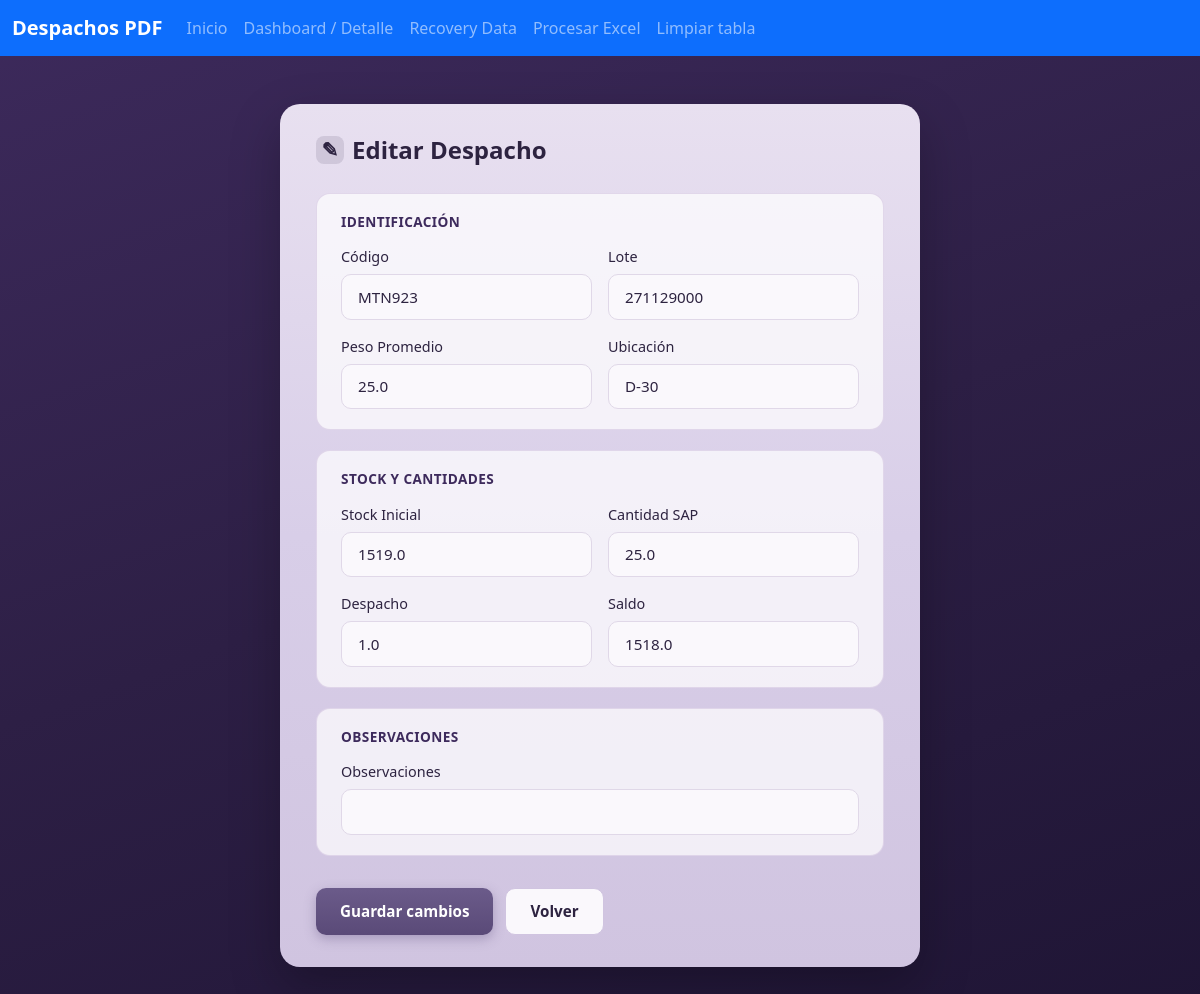
The app's page /editar/2 with its own data.
### app/models/despacho_model.py (models this page shows, shortened)
class Despacho(Base):
    __tablename__ = "despacho"
    id = Column(Integer, primary_key=True)
    id_carga = Column(Integer)
    fecha = Column(String(20))
    turno = Column(String(10))
    codigo = Column(String(20))
    lote = Column(String(20))
    peso_promedio = Column(Float)
    ubicacion = Column(String(50))
    stock_inicial = Column(Float)
    cantidad_sap = Column(Float)
    despacho = Column(Float)
    saldo = Column(Float)
    observaciones = Column(String(200))

### app/routes/dashboard_routes.py (the view, shortened to what this page needs)
@dashboard_bp.route("/editar/<int:id>", methods=["GET", "POST"])
def editar(id):
    registro = session.get(Despacho, id)
    return render_template("editar.html", r=registro)

### templates/editar.html (shortened to what this page needs)
<!DOCTYPE html>
<html lang="es">
<head>
    <link rel="stylesheet" href="{{ url_for('static', filename='main.css') }}">
    <link href="https://cdn.jsdelivr.net/npm/bootstrap@5.3.8/dist/css/bootstrap.min.css" rel="stylesheet">
</head>
<body class="d-flex flex-column min-vh-100 edit-page">
<nav class="navbar navbar-expand-lg navbar-dark bg-primary">
    <div class="container-fluid">
        <a class="navbar-brand" href="{{ url_for('dashboard.home') }}">Despachos PDF</a>
        <div class="collapse navbar-collapse" id="navbarNav">
            <ul class="navbar-nav me-auto">
                <li class="nav-item">
                    <a class="nav-link nav-link-close" href="{{ url_for('dashboard.home') }}">Inicio</a>
                </li>
                <li class="nav-item">
                    <a class="nav-link nav-link-close" href="{{ url_for('dashboard.dashboard') }}">Dashboard / Detalle</a>
                </li>
                <li class="nav-item">
                    <a class="nav-link nav-link-close" href="{{ url_for('pdf.ver_recovery') }}">Recovery Data</a>
                </li>
                <li class="nav-item">
                    <a class="nav-link nav-link-close" href="{{ url_for('excel.procesar_excel_route') }}">Procesar Excel</a>
                </li>
                <li class="nav-item">
                    <a class="nav-link nav-link-close" href="{{ url_for('pdf.limpiar_tabla') }}">Limpiar tabla</a>
                </li>
            </ul>
        </div>
    </div>
</nav>
<main class="flex-grow-1 d-flex align-items-start justify-content-center py-5 px-3">
    <div class="excel-form-panel edit-form-panel">
        <h1 class="excel-form-title">
            <span class="excel-form-icon" aria-hidden="true">✎</span>
            Editar Despacho
        </h1>
        <form method="POST" action="{{ url_for('dashboard.editar', id=r.id) }}" class="excel-form">
            <section class="excel-form-section">
                <h2 class="excel-form-section-title">Identificación</h2>
                <div class="row g-3">
                    <div class="col-md-6">
                        <label class="excel-form-label">Código</label>
                        <input type="text" name="codigo" class="excel-form-input" value="{{ r.codigo or '' }}">
                    </div>
                    <div class="col-md-6">
                        <label class="excel-form-label">Lote</label>
                        <input type="text" name="lote" class="excel-form-input" value="{{ r.lote or '' }}">
                    </div>
                    <div class="col-md-6">
                        <label class="excel-form-label">Peso Promedio</label>
                        <input type="text" name="peso" class="excel-form-input" value="{{ r.peso_promedio or '' }}">
                    </div>
                    <div class="col-md-6">
                        <label class="excel-form-label">Ubicación</label>
                        <input type="text" name="ubicacion" class="excel-form-input" value="{{ r.ubicacion or '' }}">
                    </div>
                </div>
            </section>
            <section class="excel-form-section">
                <h2 class="excel-form-section-title">Stock y cantidades</h2>
                <div class="row g-3">
                    <div class="col-md-6">
                        <label class="excel-form-label">Stock Inicial</label>
                        <input type="text" name="stock" class="excel-form-input" value="{{ r.stock_inicial or '' }}">
                    </div>
                    <div class="col-md-6">
                        <label class="excel-form-label">Cantidad SAP</label>
                        <input type="text" name="cantidad" class="excel-form-input" value="{{ r.cantidad_sap or '' }}">
                    </div>
                    <div class="col-md-6">
                        <label class="excel-form-label">Despacho</label>
                        <input type="text" name="despacho" class="excel-form-input" value="{{ r.despacho or '' }}">
                    </div>
                    <div class="col-md-6">
                        <label class="excel-form-label">Saldo</label>
                        <input type="text" name="saldo" class="excel-form-input" value="{{ r.saldo or '' }}">
                    </div>
                </div>
            </section>
            <section class="excel-form-section">
                <h2 class="excel-form-section-title">Observaciones</h2>
                <label class="excel-form-label">Observaciones</label>
                <input type="text" name="obs" class="excel-form-input" value="{{ r.observaciones or '' }}">
            </section>
            <div class="excel-form-actions">
                <button type="submit" class="excel-btn excel-btn-primary">Guardar cambios</button>
                <a href="{{ url_for('dashboard.home') }}" class="excel-btn excel-btn-secondary">Volver</a>
            </div>
        </form>
    </div>
</main>
</body>
</html>

### static/main.css (style rules this page uses)
.navbar-brand { font-weight: 600; }
.navbar-nav .nav-link { font-weight: 500; }
.excel-form-panel { width: 100%; max-width: 560px; background: linear-gradient(180deg, #e8e0f0 0%, #d8cee8 50%, #d0c4e0 100%); border-radius: 20px; padding: 2rem 2.25rem; box-shadow: 0 20px 50px rgba(0, 0, 0, 0.25); }
.excel-form-title { font-size: 1.5rem; font-weight: 600; color: #2d2340; margin-bottom: 1.75rem; display: flex; align-items: center; gap: 0.5rem; }
.excel-form-icon { display: inline-flex; align-items: center; justify-content: center; width: 28px; height: 28px; background: rgba(45, 35, 64, 0.12); color: #2d2340; border-radius: 8px; font-size: 1.25rem; line-height: 1; }
.excel-form-section { background: rgba(255, 255, 255, 0.7); border-radius: 14px; padding: 1.25rem 1.5rem; margin-bottom: 1.25rem; border: 1px solid rgba(210, 196, 224, 0.6); }
.excel-form-section-title { font-size: 0.85rem; font-weight: 600; color: #3d2a5c; margin-bottom: 1rem; text-transform: uppercase; letter-spacing: 0.03em; }
.excel-form-label { display: block; font-size: 0.9rem; font-weight: 500; color: #2d2340; margin-bottom: 0.4rem; }
.excel-form-input { width: 100%; padding: 0.65rem 1rem; font-size: 0.95rem; color: #2d2340; background: #faf8fc; border: 1px solid #e0d8e8; border-radius: 10px; transition: border-color 0.2s, box-shadow 0.2s; }
.excel-form-actions { display: flex; flex-wrap: wrap; gap: 0.75rem; margin-top: 1.5rem; padding-top: 0.5rem; }
.excel-btn { padding: 0.7rem 1.5rem; font-size: 0.95rem; font-weight: 600; border-radius: 10px; text-decoration: none; border: none; cursor: pointer; transition: opacity 0.2s, transform 0.15s; }
.excel-btn-primary { background: linear-gradient(180deg, #6b5b8a 0%, #5a4a78 100%); color: #fff; box-shadow: 0 4px 12px rgba(90, 74, 120, 0.35); }
.excel-btn-secondary { background: #faf8fc; color: #2d2340; border: 1px solid #d0c4e0; }
.edit-page { background: linear-gradient(160deg, #3d2a5c 0%, #2d1f45 50%, #1f1535 100%); min-height: 100vh; }
.edit-form-panel { max-width: 640px; }

### records on screen
Despacho: codigo "MTN923", lote "271129000", peso "25.0", ubicacion "D-30", stock "1519.0", cantidad "25.0", despacho "1.0", saldo "1518.0"
